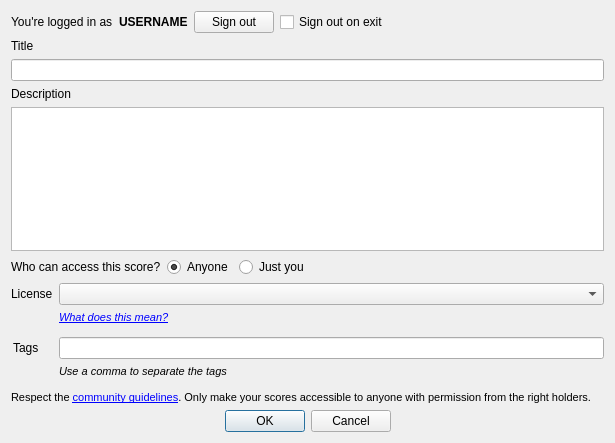
<?xml version="1.0" encoding="UTF-8"?>
<ui version="4.0">
 <class>Dialog</class>
 <widget class="QDialog" name="Dialog">
  <property name="geometry">
   <rect>
    <x>0</x>
    <y>0</y>
    <width>615</width>
    <height>443</height>
   </rect>
  </property>
  <property name="windowTitle">
   <string>Score Information</string>
  </property>
  <property name="modal">
   <bool>true</bool>
  </property>
  <layout class="QFormLayout" name="formLayout_2">
   <item row="0" column="0">
    <layout class="QHBoxLayout" name="horizontalLayout">
     <item>
      <widget class="QLabel" name="label_3">
       <property name="text">
        <string>You're logged in as</string>
       </property>
      </widget>
     </item>
     <item>
      <widget class="QLabel" name="lblUsername">
       <property name="font">
        <font>
         <weight>75</weight>
         <bold>true</bold>
        </font>
       </property>
       <property name="text">
        <string>USERNAME</string>
       </property>
      </widget>
     </item>
     <item>
      <widget class="QPushButton" name="btnSignout">
       <property name="text">
        <string>Sign out</string>
       </property>
      </widget>
     </item>
     <item>
      <widget class="QCheckBox" name="chkSignoutOnExit">
       <property name="text">
        <string>Sign out on exit</string>
       </property>
      </widget>
     </item>
    </layout>
   </item>
   <item row="2" column="0" colspan="2">
    <widget class="QDialogButtonBox" name="buttonBox">
     <property name="orientation">
      <enum>Qt::Horizontal</enum>
     </property>
     <property name="standardButtons">
      <set>QDialogButtonBox::Cancel|QDialogButtonBox::Ok</set>
     </property>
     <property name="centerButtons">
      <bool>true</bool>
     </property>
    </widget>
   </item>
   <item row="1" column="0" colspan="2">
    <layout class="QVBoxLayout" name="verticalLayout">
     <property name="sizeConstraint">
      <enum>QLayout::SetMaximumSize</enum>
     </property>
     <item>
      <widget class="QLabel" name="lblTitle">
       <property name="sizePolicy">
        <sizepolicy hsizetype="Preferred" vsizetype="Preferred">
         <horstretch>0</horstretch>
         <verstretch>0</verstretch>
        </sizepolicy>
       </property>
       <property name="text">
        <string>Title</string>
       </property>
      </widget>
     </item>
     <item>
      <widget class="QLineEdit" name="title">
       <property name="text">
        <string/>
       </property>
      </widget>
     </item>
     <item>
      <widget class="QLabel" name="lblDescription">
       <property name="text">
        <string>Description</string>
       </property>
      </widget>
     </item>
     <item>
      <widget class="QPlainTextEdit" name="description">
       <property name="locale">
        <locale language="English" country="UnitedStates"/>
       </property>
       <property name="plainText">
        <string notr="true"/>
       </property>
      </widget>
     </item>
     <item>
      <layout class="QHBoxLayout" name="public_private_layout">
       <property name="sizeConstraint">
        <enum>QLayout::SetDefaultConstraint</enum>
       </property>
       <item>
        <widget class="QLabel" name="label_2">
         <property name="text">
          <string>Who can access this score?</string>
         </property>
        </widget>
       </item>
       <item>
        <widget class="QRadioButton" name="rbPublic">
         <property name="sizePolicy">
          <sizepolicy hsizetype="Fixed" vsizetype="Fixed">
           <horstretch>0</horstretch>
           <verstretch>0</verstretch>
          </sizepolicy>
         </property>
         <property name="text">
          <string>Anyone</string>
         </property>
         <property name="checked">
          <bool>true</bool>
         </property>
        </widget>
       </item>
       <item>
        <widget class="QRadioButton" name="rbPrivate">
         <property name="text">
          <string>Just you</string>
         </property>
        </widget>
       </item>
       <item>
        <spacer name="horizontalSpacer">
         <property name="orientation">
          <enum>Qt::Horizontal</enum>
         </property>
         <property name="sizeHint" stdset="0">
          <size>
           <width>40</width>
           <height>20</height>
          </size>
         </property>
        </spacer>
       </item>
      </layout>
     </item>
     <item>
      <layout class="QFormLayout" name="formLayout">
       <property name="fieldGrowthPolicy">
        <enum>QFormLayout::AllNonFixedFieldsGrow</enum>
       </property>
       <property name="labelAlignment">
        <set>Qt::AlignRight|Qt::AlignTrailing|Qt::AlignVCenter</set>
       </property>
       <item row="1" column="0">
        <widget class="QLabel" name="lblLicense">
         <property name="enabled">
          <bool>true</bool>
         </property>
         <property name="sizePolicy">
          <sizepolicy hsizetype="Fixed" vsizetype="Preferred">
           <horstretch>0</horstretch>
           <verstretch>0</verstretch>
          </sizepolicy>
         </property>
         <property name="minimumSize">
          <size>
           <width>40</width>
           <height>0</height>
          </size>
         </property>
         <property name="text">
          <string>License</string>
         </property>
        </widget>
       </item>
       <item row="1" column="1">
        <widget class="QComboBox" name="license">
         <property name="enabled">
          <bool>true</bool>
         </property>
        </widget>
       </item>
       <item row="2" column="0">
        <spacer name="horizontalSpacer_2">
         <property name="orientation">
          <enum>Qt::Horizontal</enum>
         </property>
         <property name="sizeHint" stdset="0">
          <size>
           <width>40</width>
           <height>20</height>
          </size>
         </property>
        </spacer>
       </item>
       <item row="2" column="1">
        <widget class="QLabel" name="label_4">
         <property name="text">
          <string>&lt;!DOCTYPE HTML PUBLIC &quot;-//W3C//DTD HTML 4.0//EN&quot; &quot;http://www.w3.org/TR/REC-html40/strict.dtd&quot;&gt;
&lt;html&gt;&lt;head&gt;&lt;meta name=&quot;qrichtext&quot; content=&quot;1&quot; /&gt;&lt;style type=&quot;text/css&quot;&gt;
p, li { white-space: pre-wrap; }
&lt;/style&gt;&lt;/head&gt;&lt;body style=&quot; font-family:'MS Shell Dlg 2'; font-size:8.25pt; font-weight:400; font-style:normal;&quot;&gt;
&lt;p style=&quot; margin-top:0px; margin-bottom:0px; margin-left:0px; margin-right:0px; -qt-block-indent:0; text-indent:0px;&quot;&gt;&lt;a href=&quot;http://musescore.com/help/license&quot;&gt;&lt;span style=&quot; font-style:italic; text-decoration: underline; color:#0000ff;&quot;&gt;What does this mean?&lt;/span&gt;&lt;/a&gt;&lt;/p&gt;&lt;/body&gt;&lt;/html&gt;</string>
         </property>
         <property name="alignment">
          <set>Qt::AlignLeading|Qt::AlignLeft|Qt::AlignTop</set>
         </property>
         <property name="margin">
          <number>0</number>
         </property>
         <property name="openExternalLinks">
          <bool>true</bool>
         </property>
        </widget>
       </item>
       <item row="3" column="0">
        <widget class="QLabel" name="lblTag">
         <property name="sizePolicy">
          <sizepolicy hsizetype="Fixed" vsizetype="Preferred">
           <horstretch>0</horstretch>
           <verstretch>0</verstretch>
          </sizepolicy>
         </property>
         <property name="minimumSize">
          <size>
           <width>40</width>
           <height>0</height>
          </size>
         </property>
         <property name="text">
          <string>Tags</string>
         </property>
        </widget>
       </item>
       <item row="3" column="1">
        <widget class="QLineEdit" name="tags">
         <property name="sizePolicy">
          <sizepolicy hsizetype="Expanding" vsizetype="Fixed">
           <horstretch>0</horstretch>
           <verstretch>0</verstretch>
          </sizepolicy>
         </property>
        </widget>
       </item>
       <item row="4" column="1">
        <widget class="QLabel" name="label">
         <property name="font">
          <font>
           <italic>true</italic>
          </font>
         </property>
         <property name="text">
          <string>&lt;!DOCTYPE HTML PUBLIC &quot;-//W3C//DTD HTML 4.0//EN&quot; &quot;http://www.w3.org/TR/REC-html40/strict.dtd&quot;&gt;
&lt;html&gt;&lt;head&gt;&lt;meta name=&quot;qrichtext&quot; content=&quot;1&quot; /&gt;&lt;style type=&quot;text/css&quot;&gt;
p, li { white-space: pre-wrap; }
&lt;/style&gt;&lt;/head&gt;&lt;body style=&quot; font-family:'MS Shell Dlg 2'; font-size:8pt; font-weight:400; font-style:italic;&quot;&gt;
&lt;p style=&quot; margin-top:0px; margin-bottom:0px; margin-left:0px; margin-right:0px; -qt-block-indent:0; text-indent:0px;&quot;&gt;Use a comma to separate the tags&lt;/p&gt;&lt;/body&gt;&lt;/html&gt;</string>
         </property>
         <property name="alignment">
          <set>Qt::AlignLeading|Qt::AlignLeft|Qt::AlignTop</set>
         </property>
        </widget>
       </item>
       <item row="4" column="0">
        <spacer name="horizontalSpacer_3">
         <property name="orientation">
          <enum>Qt::Horizontal</enum>
         </property>
         <property name="sizeHint" stdset="0">
          <size>
           <width>40</width>
           <height>20</height>
          </size>
         </property>
        </spacer>
       </item>
      </layout>
     </item>
     <item>
      <widget class="QLabel" name="label_5">
       <property name="text">
        <string>&lt;!DOCTYPE HTML PUBLIC &quot;-//W3C//DTD HTML 4.0//EN&quot; &quot;http://www.w3.org/TR/REC-html40/strict.dtd&quot;&gt;
&lt;html&gt;&lt;head&gt;&lt;meta name=&quot;qrichtext&quot; content=&quot;1&quot; /&gt;&lt;style type=&quot;text/css&quot;&gt;
p, li { white-space: pre-wrap; }
&lt;/style&gt;&lt;/head&gt;&lt;body style=&quot; font-family:'MS Shell Dlg 2'; font-size:8.25pt; font-weight:400; font-style:normal;&quot;&gt;
&lt;p style=&quot; margin-top:0px; margin-bottom:0px; margin-left:0px; margin-right:0px; -qt-block-indent:0; text-indent:0px;&quot;&gt;&lt;span style=&quot; font-size:8pt;&quot;&gt;Respect the &lt;/span&gt;&lt;a href=&quot;http://musescore.com/community-guidelines&quot;&gt;&lt;span style=&quot; font-size:8pt; text-decoration: underline; color:#0000ff;&quot;&gt;community guidelines&lt;/span&gt;&lt;/a&gt;&lt;span style=&quot; font-size:8pt;&quot;&gt;. Only make your scores accessible to anyone with permission from the right holders.&lt;/span&gt;&lt;/p&gt;&lt;/body&gt;&lt;/html&gt;</string>
       </property>
       <property name="wordWrap">
        <bool>true</bool>
       </property>
       <property name="openExternalLinks">
        <bool>true</bool>
       </property>
      </widget>
     </item>
    </layout>
   </item>
  </layout>
 </widget>
 <resources/>
 <connections>
  <connection>
   <sender>buttonBox</sender>
   <signal>accepted()</signal>
   <receiver>Dialog</receiver>
   <slot>accept()</slot>
   <hints>
    <hint type="sourcelabel">
     <x>248</x>
     <y>254</y>
    </hint>
    <hint type="destinationlabel">
     <x>157</x>
     <y>274</y>
    </hint>
   </hints>
  </connection>
  <connection>
   <sender>buttonBox</sender>
   <signal>rejected()</signal>
   <receiver>Dialog</receiver>
   <slot>reject()</slot>
   <hints>
    <hint type="sourcelabel">
     <x>316</x>
     <y>260</y>
    </hint>
    <hint type="destinationlabel">
     <x>286</x>
     <y>274</y>
    </hint>
   </hints>
  </connection>
 </connections>
</ui>
